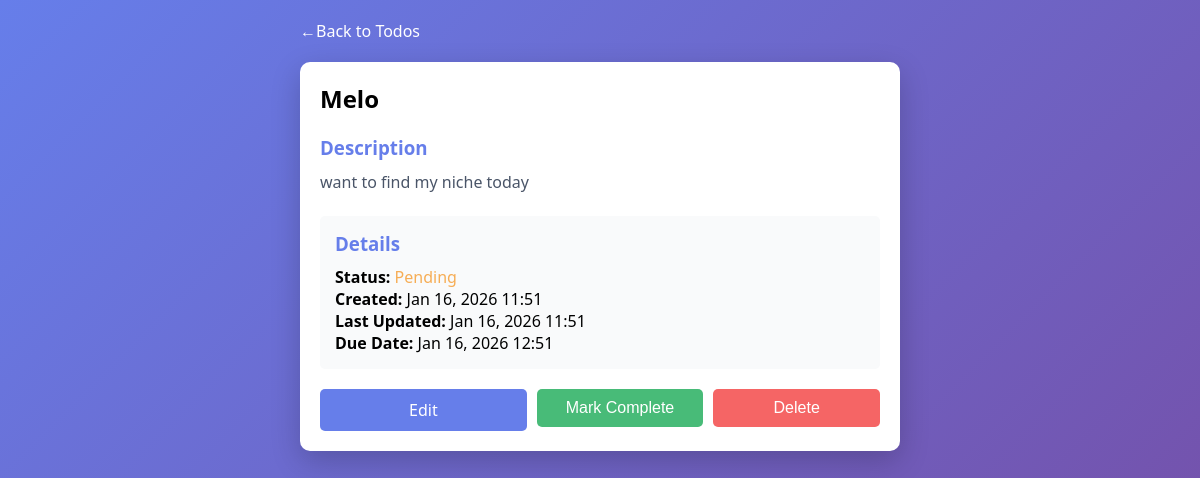
The page /todo/1/ on the database its author committed.
### todos/models.py (models this page shows, shortened)
class Todo(models.Model):
    title = models.CharField(max_length=200)
    description = models.TextField(blank=True, null=True)
    completed = models.BooleanField(default=False)
    created_at = models.DateTimeField(auto_now_add=True)
    updated_at = models.DateTimeField(auto_now=True)
    due_date = models.DateTimeField(blank=True, null=True)
    class Meta:
        ordering = ['-created_at']

### todos/views.py (the view)
# urls.py: path('todo/<int:pk>/', views.todo_detail, name='todo_detail'),
def todo_detail(request, pk):
    todo = get_object_or_404(Todo, pk=pk)
    return render(request, 'todos/todo_detail.html', {'todo': todo})

### todos/templates/todos/todo_detail.html (shortened to what this page needs)
{% extends 'todos/base.html' %}
{% block content %}
<a href="{% url 'home' %}" class="back-link">Back to Todos</a>
<div class="card">
    <h2 style="margin-bottom: 20px;">{{ todo.title }}</h2>
    {% if todo.description %}
        <div style="margin-bottom: 20px;">
            <h3 style="color: #667eea; margin-bottom: 10px;">Description</h3>
            <p style="color: #4a5568; line-height: 1.6;">{{ todo.description }}</p>
        </div>
    {% endif %}
    <div style="margin-bottom: 20px; padding: 15px; background: #f9fafb; border-radius: 5px;">
        <h3 style="color: #667eea; margin-bottom: 10px;">Details</h3>
        <p><strong>Status:</strong>
            {% if todo.completed %}
                <span style="color: #48bb78;">✓ Completed</span>
            {% else %}
                <span style="color: #f6ad55;">Pending</span>
            {% endif %}
        </p>
        <p><strong>Created:</strong> {{ todo.created_at|date:"M d, Y H:i" }}</p>
        <p><strong>Last Updated:</strong> {{ todo.updated_at|date:"M d, Y H:i" }}</p>
        {% if todo.due_date %}
            <p><strong>Due Date:</strong> {{ todo.due_date|date:"M d, Y H:i" }}</p>
        {% endif %}
    </div>
    <div class="action-buttons">
        <a href="{% url 'todo_update' todo.pk %}" class="btn btn-primary">Edit</a>
        {% if not todo.completed %}
            <form method="post" action="{% url 'todo_toggle' todo.pk %}" style="flex: 1;">
                <button type="submit" class="btn btn-success" style="width: 100%;">Mark Complete</button>
            </form>
        {% else %}
            <form method="post" action="{% url 'todo_toggle' todo.pk %}" style="flex: 1;">
                {% csrf_token %}
                <button type="submit" class="btn btn-secondary" style="width: 100%;">Mark Incomplete</button>
            </form>
        {% endif %}
        <form method="post" action="{% url 'todo_delete' todo.pk %}" style="flex: 1;">
            <button type="submit" class="btn btn-danger" style="width: 100%;" onclick="return confirm('Are you sure?')">Delete</button>
        </form>
    </div>
</div>
{% endblock %}

### todos/templates/todos/base.html (style rules this page uses)
* { margin: 0; padding: 0; box-sizing: border-box; }
body { font-family: 'Segoe UI', Tahoma, Geneva, Verdana, sans-serif; background: linear-gradient(135deg, #667eea 0%, #764ba2 100%); min-height: 100vh; padding: 20px; }
.card { background: white; border-radius: 10px; padding: 20px; box-shadow: 0 10px 30px rgba(0, 0, 0, 0.2); margin-bottom: 20px; }
.btn { display: inline-block; padding: 10px 20px; border: none; border-radius: 5px; cursor: pointer; font-size: 1em; text-decoration: none; transition: all 0.3s ease; }
.btn-primary { background: #667eea; color: white; }
.btn-success { background: #48bb78; color: white; }
.btn-danger { background: #f56565; color: white; }
.action-buttons { display: flex; gap: 10px; margin-top: 15px; }
.action-buttons .btn { flex: 1; text-align: center; }
.back-link { color: white; text-decoration: none; display: inline-flex; align-items: center; margin-bottom: 20px; font-size: 1em; }
.back-link::before { content: "← "; }

### rows shown on the page
Todo: title "Melo", description "want to find my niche today", created_at "Jan 16, 2026 11:51", updated_at "Jan 16, 2026 11:51", due_date "Jan 16, 2026 12:51"
